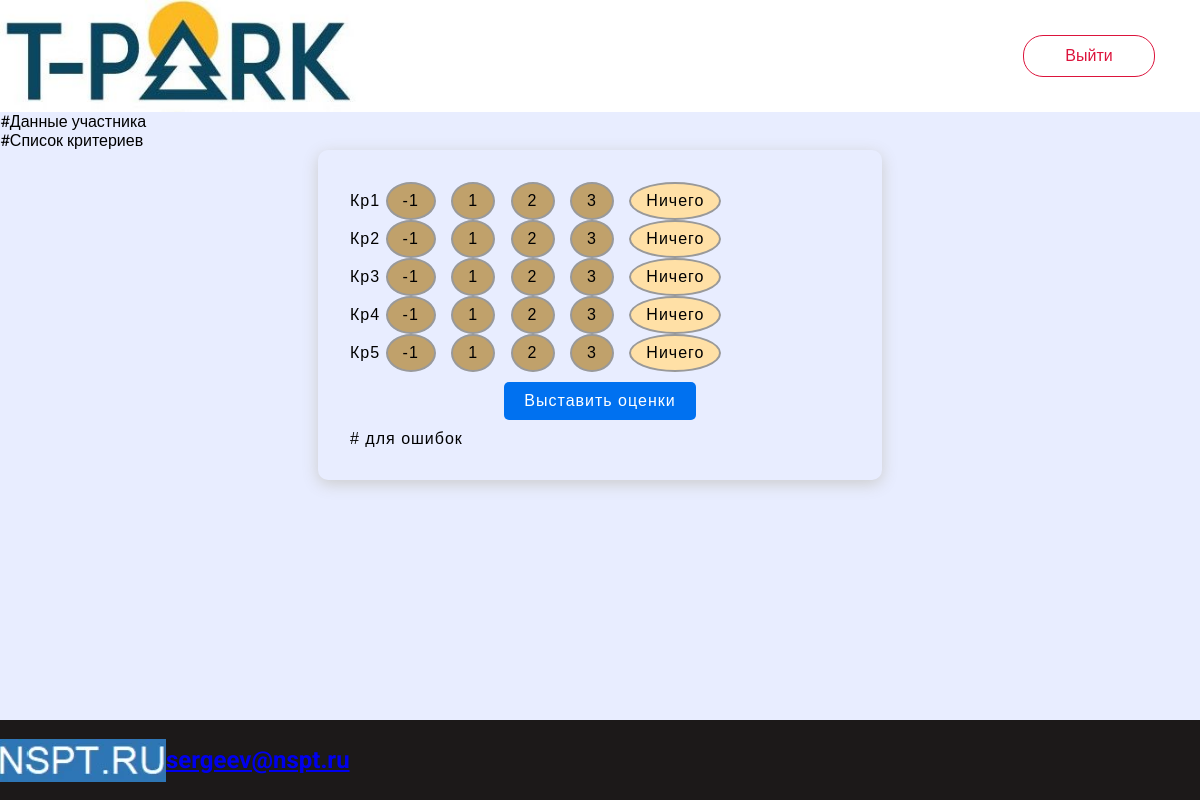
The app's page /expert/3/3 (signed in) with its own data.
### app/models.py (models this page shows)
class ParametersName(db.Model):
    id = db.Column(db.Integer, primary_key=True, unique=True, autoincrement=True)
    name = db.Column(db.String(32))

### app/main/routes.py (the view, shortened to what this page needs)
@bp.route('/expert/<expert_id>/<user_id>', methods=['GET', 'POST'])
@login_required
def expert_grade(expert_id, user_id):
    form = GradeForm()
    parameters = ParametersName.query.all()
    return render_template('expert_grade.html', form=form,
                           user=user, parameters=parameters)

### app/main/forms.py
class GradeForm(FlaskForm):
    parameter_0 = RadioField('{}'.format(''), default=0,
                             choices=[(-1, '-1'), (1, '1'), (2, '2'), (3, '3'), (0, 'Ничего')])
    parameter_1 = RadioField('{}'.format(''), default=0,
                             choices=[(-1, '-1'), (1, '1'), (2, '2'), (3, '3'), (0, 'Ничего')])
    parameter_2 = RadioField('{}'.format(''), default=0,
                             choices=[(-1, '-1'), (1, '1'), (2, '2'), (3, '3'), (0, 'Ничего')])
    parameter_3 = RadioField('{}'.format(''), default=0,
                             choices=[(-1, '-1'), (1, '1'), (2, '2'), (3, '3'), (0, 'Ничего')])
    parameter_4 = RadioField('{}'.format(''), default=0,
                             choices=[(-1, '-1'), (1, '1'), (2, '2'), (3, '3'), (0, 'Ничего')])
    submit = SubmitField('Выставить оценки')

### app/models.py (called while the page is built, shortened)
@login.user_loader
def load_user(id):
    if int(id) < 10000:
        return User.query.get(int(id))

### app/templates/expert_grade.html (shortened to what this page needs)
{% extends "main_0.html" %}
{%  block app_content %}
    <link rel="stylesheet"  href="{{ url_for('static', filename='expert_grade.css')}}">
    <link rel="stylesheet"  href="{{ url_for('static', filename='admin_table.css')}}">
    <div class="data">
    </div>
    <div class="assessments">#Список критериев
        <form  action="" method="post" class="form">
            {% set i = namespace(a=0) %}
            {% for parameter in parameters %}
            <div>
                    {{ parameter.name }}
                    {% for value in form.__dict__['parameter_{}'.format(i.a)] %}
                        <div class="form_radio_btn">
                            {{ value.label }}
                        </div>
                    {% endfor %}
                    {% set i.a = i.a + 1 %}
            </div>
            {% endfor %}
            <div class="submit">
                {{ form.submit }}
            </div>
            # для ошибок
        </form>
    </div>
{% endblock %}

### app/templates/main_0.html (shortened to what this page needs)
<html lang="ru">
<head>
    <link rel="stylesheet" href="{{ url_for('static', filename='main_0.css') }}">
</head>
<body id="body">
<div class="shapka" >
    <img src="{{ url_for('static', filename='logo.png') }}" alt="">
    {% if title != 'Sign In' and title != 'Register' and (auth or auth is not defined) %}
        <div class="exit">
            <a class="exit_button" href="{{ url_for('auth.logout') }}">
                Выйти
            </a>
        </div>
    {% endif %}
</div>
<div class="content">
    {% block app_content %}{% endblock %}
</div>
<div class="podval">
    <img class="img" src="{{ url_for('static',filename='logo_2.webp')}}" alt="">
    <h2><a href="sergeev@nspt.ru">sergeev@nspt.ru</a></h2>
</div>
</body>
</html>

### app/static/main_0.css (style rules this page uses)
body { justify-content: center; align-items: center; height: 100vh; font-family: 'Roboto', sans-serif; background-color: #e8edff; margin: 0; }
.shapka { background-color: rgb(255, 255, 255); width: 100%; position: sticky; display: flex; justify-content: space-between; vertical-align: middle; align-items: center; }
.podval { display: flex; vertical-align: middle; align-items: center; text-align: left; position:fixed; left:0; bottom:0; height:10%; width:100%; background-color: #1c1919; color: #ffffff; }
.content { justify-content: center; vertical-align: middle; align-items: center; }
.exit { margin-right: 25px; }
.exit_button { text-align: center; border-radius: 20px; }
.exit .exit_button:before { left: -30px; bottom: 100%; transition: all .7s; }
.exit a { color: crimson; }
.exit .exit_button { display: inline-block; width: 130px; height: 40px; line-height: 40px; margin: 20px; position: relative; overflow: hidden; border: 1px solid crimson; transition: color .5s; text-decoration: none; !important; }
.exit .exit_button:before { content: ""; position: absolute; z-index: -1; background: crimson; height: 150px; width: 200px; border-radius: 50%; }

### app/static/expert_grade.css (style rules this page uses)
.form { margin: auto; width: 500px; padding: 32px; border-radius: 10px; box-shadow: 0 4px 16px #ccc; font-family: sans-serif; letter-spacing: 1px; }
.form_radio_btn { display: inline-block; margin-right: 10px; }
.form_radio_btn label { display: inline-block; cursor: pointer; padding: 0px 15px; line-height: 34px; border: 2px solid #999; border-radius: 50%; background: #c0a16b; user-select: none; }
.form_radio_btn input[type=radio]:checked + label { background: #ffe0a6; }
.form_button { padding: 10px 20px; border: none; border-radius: 5px; font-family: sans-serif; letter-spacing: 1px; font-size: 16px; color :#fff ; background-color: #0071f0; outline: none; cursor: pointer; transition: 0.3s; }
.submit { justify-content: center; text-align: center; margin: 10px auto; }

### app/static/admin_table.css (style rules this page uses)
@media screen and (max-device-width: 1080px) { img { width: 30%; height: 20%; } }
.img { width: 166px; height:43px; }

### records on screen
ParametersName: name "Кр1", label "-1" "1" "2" "3" "Ничего"
ParametersName: name "Кр2", label "-1" "1" "2" "3" "Ничего"
ParametersName: name "Кр3", label "-1" "1" "2" "3" "Ничего"
ParametersName: name "Кр4", label "-1" "1" "2" "3" "Ничего"
ParametersName: name "Кр5", label "-1" "1" "2" "3" "Ничего"
